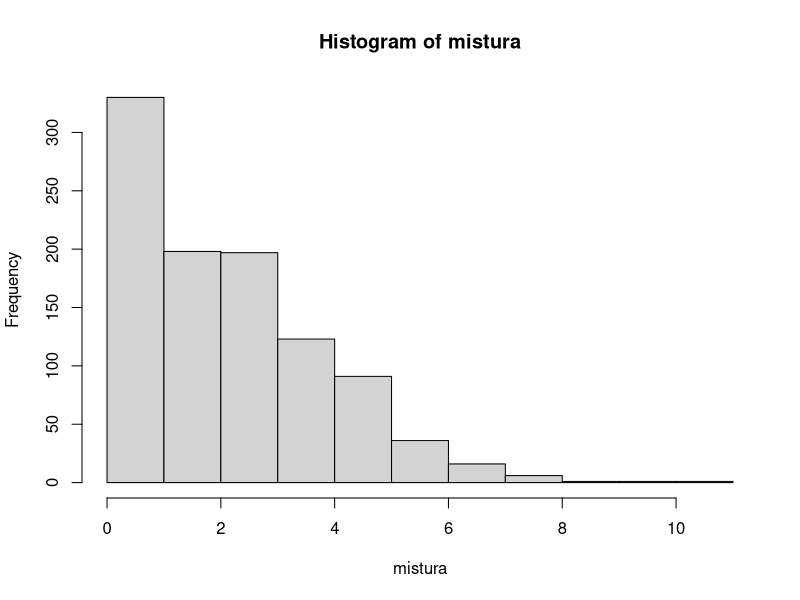

The R source for this figure:
inversa_cdf_geometrica <- function(p, u) {
  # k = falhas antes do 1º sucesso
  k <- ceiling(log1p(-u) / log1p(-p)) - 1L
  as.integer(k)
}

inversa_cdf_poisson_recursiva <- function(lam, u) {
  k <- 0
  p <- exp(-lam)  # P(X=0)
  f_acm <- p  # Iniciamos com a probabilidade P(X=0)

  # Continuamos somando até que F >= u
  while (u > f_acm) {
    k <- k + 1
    # Atualiza a probabilidade recursivamente para o próximo valor
    p <- p * lam / k
    f_acm <- f_acm + p
  }

  return (k)
}

gerar_mistura <- function(alpha, u) {
  u2 <- runif(1)
  if (u < alpha) {
    x_mistura <- inversa_cdf_poisson_recursiva(3, u2)
  } else {
    x_mistura <- inversa_cdf_geometrica(0.5, u2)
  }
  return (x_mistura)
}
alpha = 0.8

n <- 1000
uniformes <- runif(n)

lam_poisson <- 3

p_de_geometrica <- 0.5 # 0<p<1

mistura <- sapply(uniformes, gerar_mistura, alpha = alpha)
hist(mistura)
